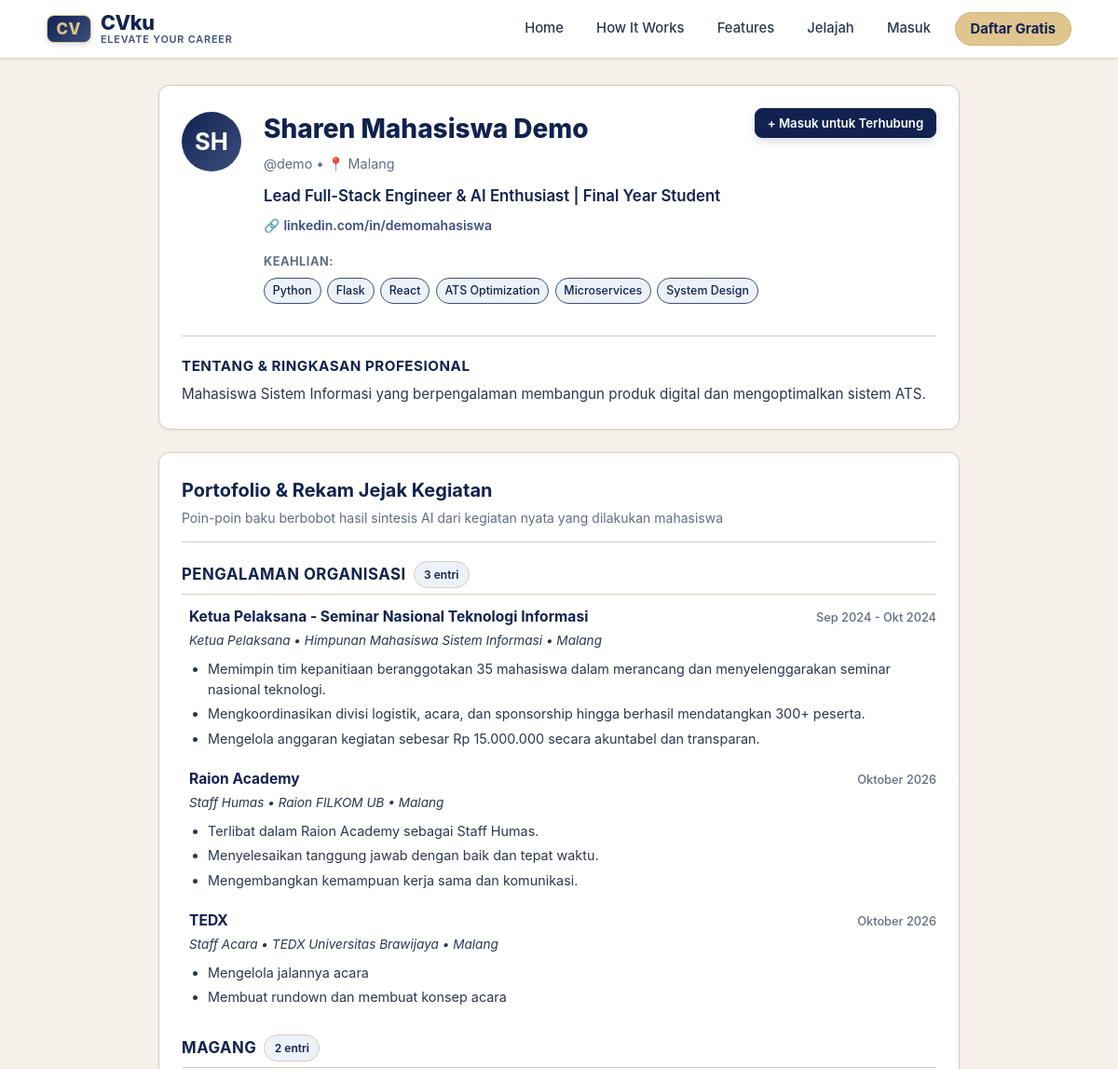
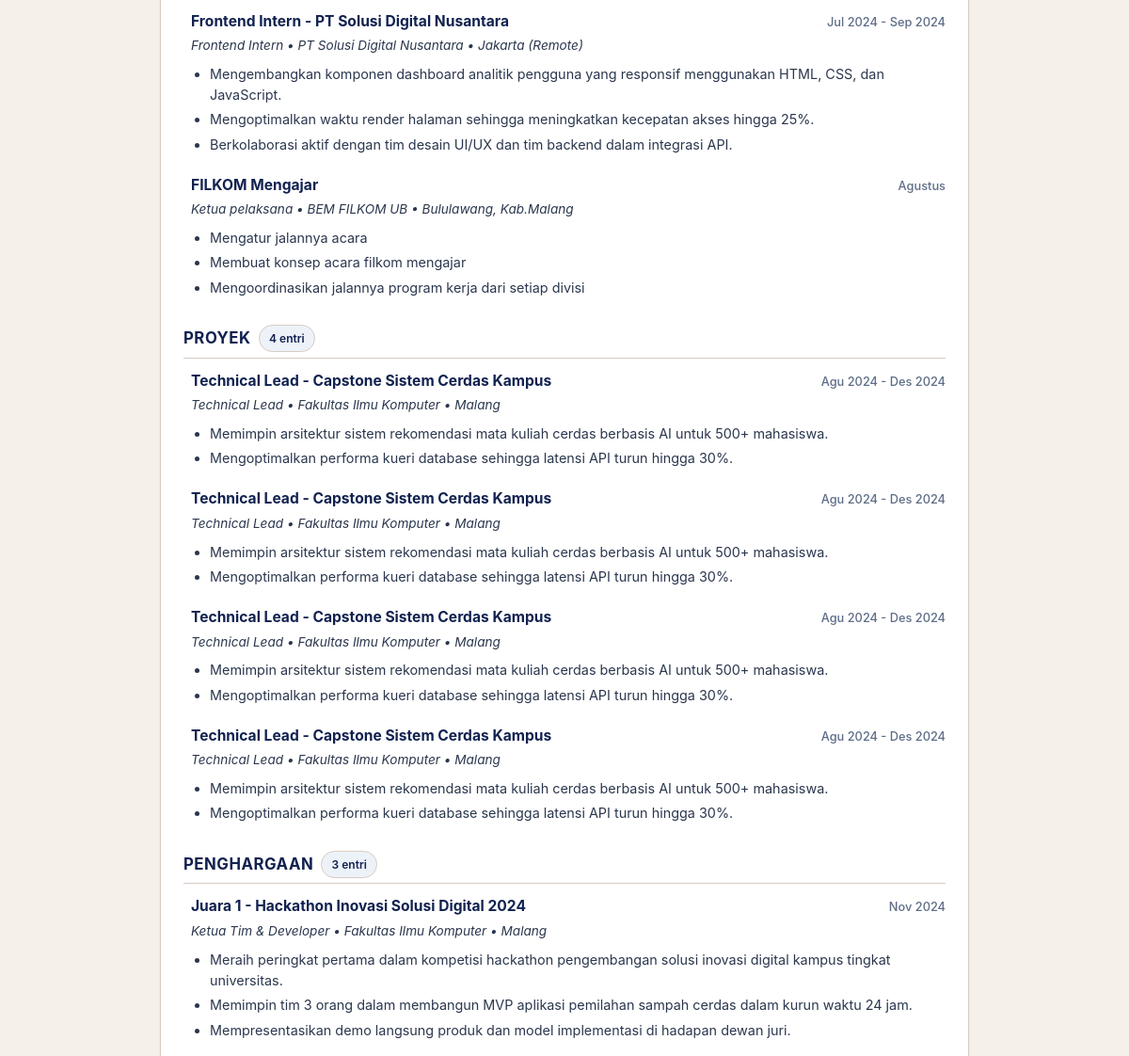
Page /u/1 (upper part) on the earlier database version (2 pictures, top to bottom).
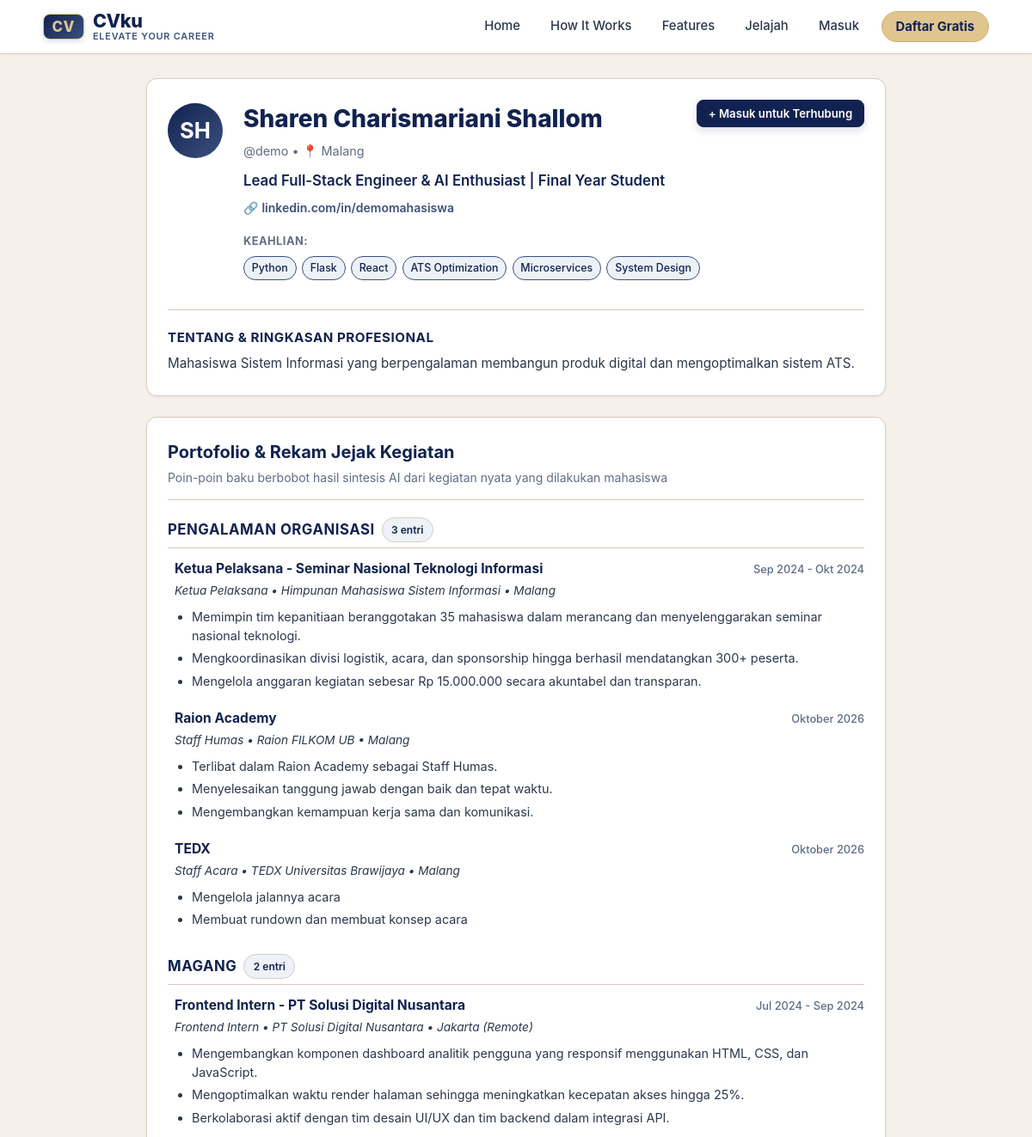
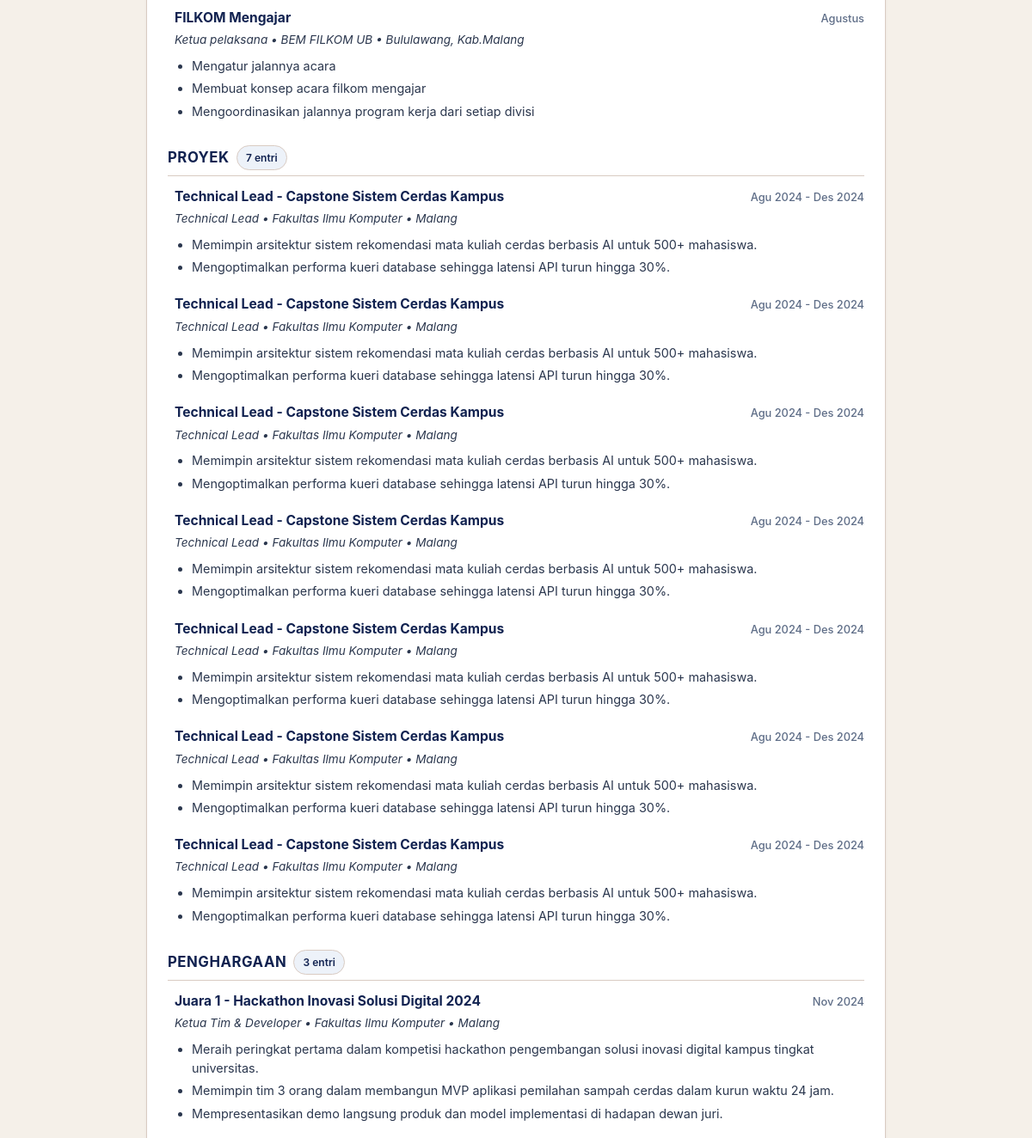
Same page on the later database version (2 pictures, top to bottom).
### tables this page shows
CREATE TABLE "pengguna" (
                id INTEGER PRIMARY KEY AUTOINCREMENT,
                username TEXT UNIQUE NOT NULL,
                password_hash TEXT NOT NULL,
                peran TEXT NOT NULL DEFAULT 'pengguna',
                nama TEXT,
                email TEXT,
                telepon TEXT,
                kota TEXT,
                linkedin TEXT,
                ringkasan TEXT,
                headline TEXT,
                skill TEXT
            );

CREATE TABLE bagian_cv (
  id INTEGER PRIMARY KEY AUTOINCREMENT, nama TEXT UNIQUE NOT NULL);

CREATE TABLE entri_cv (
  id INTEGER PRIMARY KEY AUTOINCREMENT,
  id_pencapaian INTEGER UNIQUE NOT NULL REFERENCES pencapaian(id) ON DELETE CASCADE,
  id_bagian INTEGER NOT NULL REFERENCES bagian_cv(id), judul TEXT NOT NULL);

CREATE TABLE pencapaian (
  id INTEGER PRIMARY KEY AUTOINCREMENT,
  id_pengguna INTEGER NOT NULL REFERENCES pengguna(id),
  nama_kegiatan TEXT NOT NULL, penyelenggara TEXT, peran TEXT, periode TEXT, lokasi TEXT,
  uraian TEXT NOT NULL,
  status TEXT NOT NULL DEFAULT 'menunggu' CHECK (status IN ('menunggu','disetujui','ditolak')),
  dibuat_pada TEXT DEFAULT CURRENT_TIMESTAMP);

CREATE TABLE poin_cv (
  id INTEGER PRIMARY KEY AUTOINCREMENT,
  id_entri INTEGER NOT NULL REFERENCES entri_cv(id) ON DELETE CASCADE,
  urutan INTEGER NOT NULL, teks TEXT NOT NULL);

### app.py (the view)
@app.route("/u/<int:id>")
def profil_publik_page(id):
    mhs = db.baca_pengguna(id)
    if not mhs:
        flash("Profil pengguna tidak ditemukan.", "error")
        return redirect(url_for("jelajah_page"))
    cv_data = db.baca_cv_pengguna(id, hanya_disetujui=False)
    skills = jaringan._parse_skill(mhs.get("skill"))
    user_id = session.get("user_id")
    relasi = jaringan.status_koneksi(user_id, id) if user_id else "tidak_terhubung"
    adalah_pemilik = (user_id == id)
    return render_template(
        "profil_publik.html",
        mhs=mhs,
        cv=cv_data,
        skills=skills,
        status_koneksi=relasi,
        adalah_pemilik=adalah_pemilik,
        urutan_bagian=skema.BAGIAN
    )

### app.py (called while the page is built)
@app.after_request
def add_no_cache_headers(response):
    response.headers["Cache-Control"] = "no-cache, no-store, must-revalidate, max-age=0"
    response.headers["Pragma"] = "no-cache"
    response.headers["Expires"] = "0"
    return response

@app.context_processor
def inject_waktu_server():
    return {
        "waktu_refresh": datetime.datetime.now().strftime("%H:%M:%S")
    }

### db.py (called while the page is built)
def koneksi():
    con = sqlite3.connect(DB_PATH)
    con.row_factory = sqlite3.Row
    con.execute("PRAGMA foreign_keys = ON")
    return con

def _satu(sql, args=()):
    con = koneksi()
    try:
        r = con.execute(sql, args).fetchone()
        return dict(r) if r else None
    finally:
        con.close()

def _semua(sql, args=()):
    con = koneksi()
    try:
        return [dict(r) for r in con.execute(sql, args).fetchall()]
    finally:
        con.close()

def baca_pengguna(id_pengguna):
    u = _satu("SELECT * FROM pengguna WHERE id=?", (id_pengguna,))
    if u:
        u.pop("password_hash")
    return u

### jaringan.py (called while the page is built)
def _parse_skill(skill_str):
    if not skill_str:
        return []
    return [s.strip() for s in skill_str.split(",") if s.strip()]

### templates/profil_publik.html (shortened to what the changed rows need)
{% extends "base.html" %}
{% block content %}
<div style="max-width: 860px; margin: 0 auto;">
  <div class="card" style="margin-bottom: 1.5rem; position: relative;">
    <div style="display: flex; gap: 1.5rem; align-items: flex-start; flex-wrap: wrap;">
      <div class="avatar-circle avatar-lg" style="margin-top: 0.25rem;">
        {{ (mhs.nama or mhs.username)[:2]|upper }}
      </div>
      <div style="flex: 1; min-width: 260px;">
        <div style="display: flex; justify-content: space-between; align-items: flex-start; flex-wrap: wrap; gap: 0.75rem;">
          <div>
            <h1 style="font-size: 1.75rem; font-weight: 800; color: var(--dark); margin: 0 0 0.2rem 0;">
              {{ mhs.nama or mhs.username }}
            </h1>
            <p style="font-size: 0.9rem; color: var(--muted); margin: 0;">
              @{{ mhs.username }} {% if mhs.kota %}• 📍 {{ mhs.kota }}{% endif %}
            </p>
          </div>
          <div>
          </div>
        </div>
        <p style="font-size: 1.05rem; font-weight: 600; color: var(--primary); margin: 0.75rem 0 0.5rem 0; line-height: 1.4;">
          {{ mhs.headline or 'Mahasiswa aktif dengan portofolio terverifikasi AI.' }}
        </p>
        {% if mhs.linkedin %}
          <div style="font-size: 0.875rem; color: var(--slate); margin-top: 0.4rem;">
            🔗 <a href="{{ mhs.linkedin if mhs.linkedin.startswith('http') else 'https://' + mhs.linkedin }}" target="_blank" rel="noopener noreferrer" style="font-weight: 600;">
              {{ mhs.linkedin }}
            </a>
          </div>
        {% endif %}
        {% if skills %}
          <div style="margin-top: 0.85rem;">
            <span style="font-size: 0.8rem; font-weight: 700; color: var(--muted); text-transform: uppercase; letter-spacing: 0.5px;">Keahlian:</span>
            <div class="skill-tags" style="margin-top: 0.35rem;">
              {% for s in skills %}
                <span class="skill-tag skill-tag-primary">{{ s }}</span>
              {% endfor %}
            </div>
          </div>
        {% endif %}
      </div>
    </div>
    {% if mhs.ringkasan %}
      <div style="margin-top: 1.5rem; pt: 1rem; border-top: 1px solid var(--border); padding-top: 1.25rem;">
        <h3 style="font-size: 0.95rem; font-weight: 700; text-transform: uppercase; letter-spacing: 0.5px; color: var(--dark); margin-bottom: 0.4rem;">
          Tentang &amp; Ringkasan Profesional
        </h3>
        <p style="color: var(--slate); font-size: 0.95rem; line-height: 1.6; margin: 0;">
          {{ mhs.ringkasan }}
        </p>
      </div>
    {% endif %}
  </div>
  <div class="card">
    <div class="card-header" style="margin-bottom: 1.25rem;">
      <div>
        <h2 class="card-title">Portofolio &amp; Rekam Jejak Kegiatan</h2>
      </div>
    </div>
    {% set total_entri = 0 %}
    {% for b in urutan_bagian %}
      {% if cv.get(b) %}
        {% set total_entri = total_entri + cv[b]|length %}
        <div style="margin-bottom: 1.75rem;">
          <div style="display: flex; align-items: center; gap: 0.5rem; margin-bottom: 0.75rem; border-bottom: 1.5px solid var(--border); padding-bottom: 0.35rem;">
            <h3 style="font-size: 1.05rem; font-weight: 700; color: var(--dark); text-transform: uppercase; letter-spacing: 0.5px; margin: 0;">
              {{ b }}
            </h3>
            <span class="badge badge-section" style="font-size: 0.75rem;">{{ cv[b]|length }} entri</span>
          </div>
          {% for item in cv[b] %}
            <div style="margin-bottom: 1.25rem; padding-left: 0.5rem;">
              <div style="display: flex; justify-content: space-between; align-items: baseline; flex-wrap: wrap; gap: 0.35rem;">
                <h4 style="font-size: 0.975rem; font-weight: 700; color: var(--dark); margin: 0;">
                  {{ item.judul }}
                </h4>
                {% if item.periode %}
                  <span style="font-size: 0.8rem; color: var(--muted); font-weight: 500;">
                    {{ item.periode }}
                  </span>
                {% endif %}
              </div>
              {% set meta_list = [] %}
              {% if item.peran %}{% set _ = meta_list.append(item.peran) %}{% endif %}
              {% if item.penyelenggara %}{% set _ = meta_list.append(item.penyelenggara) %}{% endif %}
              {% if item.lokasi %}{% set _ = meta_list.append(item.lokasi) %}{% endif %}
              {% if meta_list %}
                <p style="font-size: 0.85rem; color: var(--slate); font-style: italic; margin: 0.15rem 0 0.5rem 0;">
                  {{ meta_list|join(' • ') }}
                </p>
              {% endif %}
              {% if item.poin %}
                <ul style="margin: 0.35rem 0 0 1.25rem; padding: 0; font-size: 0.9rem; line-height: 1.55; color: var(--slate);">
                  {% for pt in item.poin %}
                    <li style="margin-bottom: 0.25rem;">{{ pt }}</li>
                  {% endfor %}
                </ul>
              {% endif %}
            </div>
          {% endfor %}
        </div>
      {% endif %}
    {% endfor %}
  </div>
</div>
{% endblock %}

Differences in the rows shown:
changed pengguna "SH": nama "Sharen Mahasiswa Demo" → "Sharen Charismariani Shallom"
computed for bagian_cv "PROYEK": cv "4" → "7"
added entri_cv: judul "Technical Lead - Capstone Sistem Cerdas Kampus", periode "Agu 2024 - Des 2024", meta_list "Technical Lead • Fakultas Ilmu Komputer • Malang", shown under bagian_cv "PROYEK"
added poin_cv: teks "Memimpin arsitektur sistem rekomendasi mata kuliah cerdas berbasis AI untuk 500+ mahasiswa.", shown under "Technical Lead - Capstone Sistem Cerdas Kampus"
added poin_cv: teks "Mengoptimalkan performa kueri database sehingga latensi API turun hingga 30%.", shown under "Technical Lead - Capstone Sistem Cerdas Kampus"
added entri_cv: judul "Technical Lead - Capstone Sistem Cerdas Kampus", periode "Agu 2024 - Des 2024", meta_list "Technical Lead • Fakultas Ilmu Komputer • Malang", shown under bagian_cv "PROYEK"
added poin_cv: teks "Memimpin arsitektur sistem rekomendasi mata kuliah cerdas berbasis AI untuk 500+ mahasiswa.", shown under "Technical Lead - Capstone Sistem Cerdas Kampus"
added poin_cv: teks "Mengoptimalkan performa kueri database sehingga latensi API turun hingga 30%.", shown under "Technical Lead - Capstone Sistem Cerdas Kampus"
added entri_cv: judul "Technical Lead - Capstone Sistem Cerdas Kampus", periode "Agu 2024 - Des 2024", meta_list "Technical Lead • Fakultas Ilmu Komputer • Malang", shown under bagian_cv "PROYEK"
added poin_cv: teks "Memimpin arsitektur sistem rekomendasi mata kuliah cerdas berbasis AI untuk 500+ mahasiswa.", shown under "Technical Lead - Capstone Sistem Cerdas Kampus"
added poin_cv: teks "Mengoptimalkan performa kueri database sehingga latensi API turun hingga 30%.", shown under "Technical Lead - Capstone Sistem Cerdas Kampus"
